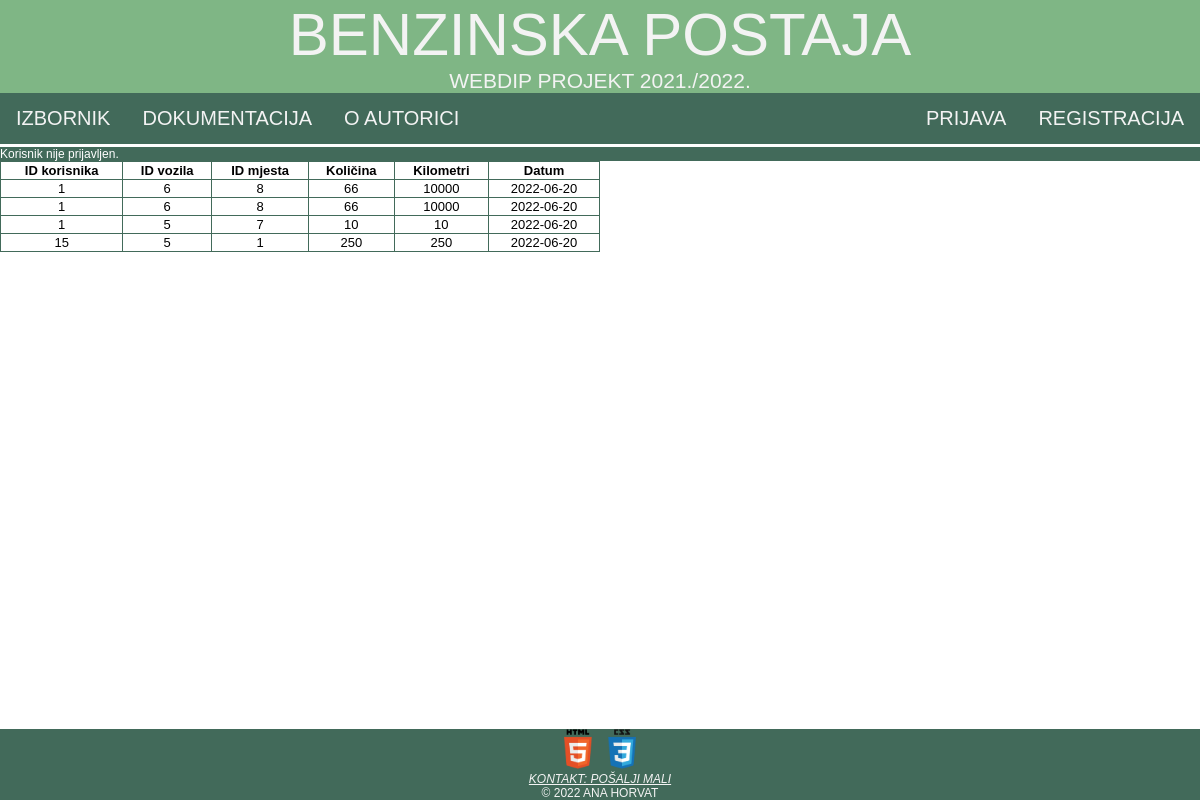
Page /cijelaEvidencija.php on the committed database.
### tables this page shows
CREATE TABLE `tocenje_goriva` (
  `id_korisnika` int(11) NOT NULL,
  `id_vozila` int(11) NOT NULL,
  `id_mjesta_na_benzinskoj` int(11) NOT NULL,
  `kolicina` double NOT NULL,
  `kilometri` int(11) NOT NULL,
  `datum` date NOT NULL
);

### class/baza.class.php (called while the page is built, shortened)
<?php
class Baza {
    private $veza = null;
    function spojiDB() {
        $this->veza = new mysqli(self::server, self::korisnik, self::lozinka, self::baza);
        $this->veza->set_charset("utf8");
        return $this->veza;
    }
    function selectDB($upit) {
        $rezultat = $this->veza->query($upit);
        return $rezultat;
    }
}
?>

### cijelaEvidencija.php (the view, shortened to what this page needs)
<?php
$adresa = $_SERVER["HTTP_HOST"] . $_SERVER["REQUEST_URI"];
require("./class/baza.class.php");
$baza = new Baza();
$baza->spojiDB();
$tablica = "<table style='width:50%'><tr><th>ID korisnika</th><th>ID vozila</th><th>ID mjesta</th><th>Količina</th><th>Kilometri</th><th>Datum</th></tr>\n";
$upit = "SELECT * FROM tocenje_goriva ORDER BY id_korisnika";
$rezultat = $baza->selectDB($upit);
while (list($id_korisnika,$id_vozila,$id_mjesta_na_benzinskoj,$kolicina,$kilometri,$datum) = $rezultat->fetch_array()){
    $tablica.= "<tr><td>$id_korisnika</td><td>$id_vozila</td><td>$id_mjesta_na_benzinskoj</td><td>$kolicina</td><td>$kilometri</td><td>$datum</td></tr>\n";
}
$tablica.= "</table>\n";
?>
<!DOCTYPE html>
<html>
<head>
    <link rel="stylesheet" href="./css/ahorvat3.css" type="text/css" media="screen">
    <link rel="stylesheet" href="./css/print.css" type="text/css" media="print">
</head>
<body>
    <header id="zaglavlje">
        <a class="naslov" href="./index.php">Benzinska postaja</a>
        <br>
        <a class="opis">WebDiP projekt 2021./2022.</a>
    </header>
    <nav>
        <ul id="navigacija">
            <li class="lijevo"><a href="izbornik.php">Izbornik</a></li>
            <li class="lijevo"><a href="dokumentacija.html">Dokumentacija</a></li>
            <li class="lijevo"><a href="o_autoru.html">O autorici</a></li>
            <li class="desno"><a href="registracija.php">Registracija</a></li>
            <li class="desno"><a href="./prijava.php">Prijava</a></li>
        </ul>
    </nav>
    <?php
    if (isset($_SESSION['korisnik'])) {
        echo "<a id=\"prijavljenkor\" href=\"odjava.php\">Trenutno ste prijavljeni kao korisnik $_SESSION[korisnik]. Kliknite ovdje za odjavu.</a>";
    } else {
        echo "<a id=\"prijavljenkor\">Korisnik nije prijavljen.</a>";
    }
    ?>
    <div class="zadnji">
        <?php
            echo $tablica;
        ?>
    </div>
    <footer id="podnozje">
        <a href="https://validator.w3.org/check?uri=<?php echo $adresa ?>" target="_blank"><img class="validacija" src="./materijali/HTML5.png" alt="HTML5 validacija"></a>
        <a href="https://jigsaw.w3.org/css-validator/validator?uri=<?php echo $adresa ?>" target="_blank"> <img class="validacija" src="./materijali/CSS3.png" alt="CSS3 validacija"></a>
        <address>
            <a href="mailto:ahorvat3@foi.hr">Kontakt: pošalji mali</a>
        </address>
        <a>&copy; 2022 Ana Horvat</a>
    </footer>
</body>
</html>

### css/ahorvat3.css (style rules this page uses)
html { font-family: 'Trebuchet MS', 'Lucida Sans Unicode', 'Lucida Grande', 'Lucida Sans', Arial, sans-serif; background-color: #FFFFFF; }
body { width: 100%; margin: 0em; padding: 0em; height: 100%; }
#zaglavlje { background-color: #7FB685; text-align: center; color: #F3F3F3; text-transform: uppercase; }
.naslov { font-size: 60px; text-decoration: none; color: #F3F3F3; }
.opis { font-size: 21px; }
#navigacija { list-style-type: none; margin: 0; padding: 0; overflow: hidden; background-color: #426A5A; }
#navigacija li.lijevo { float: left; }
#navigacija li.desno { float: right; }
#navigacija li a { display: block; color: #F3F3F3; text-align: center; padding: 14px 16px; text-decoration: none; text-transform: uppercase; font-size: 20px; }
#podnozje { font-size: 12px; background-color: #426A5A; text-align: center; color: #F3F3F3; text-transform: uppercase; text-decoration: none; position: fixed; bottom: 0; width: 100%; }
#podnozje a { color: #F3F3F3; }
.validacija { height: 40px; width: 40px; }
.lijevo { text-align: left; }
#prijavljenkor { border-top-color: white; border-top-style: solid; display: block; background-color: #426A5A; color:white; text-decoration: none; text-align: left; font-size: 12px; }
.zadnji { margin-bottom: 10%; }
table, th, td { border: 1px solid #426A5A ; border-collapse: collapse; text-align: center; font-size: small; }

### css/print.css (style rules this page uses)
html { background: white; color: black; font-size: 10px; }
#zaglavlje { display: none; }
#podnozje { display: none; }
#navigacija { display: none; }
a { display: none; }

### rows in the picture
tocenje_goriva: id_korisnika "1", id_vozila "6", id_mjesta_na_benzinskoj "8", kolicina "66", kilometri "10000", datum "2022-06-20"
tocenje_goriva: id_korisnika "1", id_vozila "6", id_mjesta_na_benzinskoj "8", kolicina "66", kilometri "10000", datum "2022-06-20"
tocenje_goriva: id_korisnika "1", id_vozila "5", id_mjesta_na_benzinskoj "7", kolicina "10", kilometri "10", datum "2022-06-20"
tocenje_goriva: id_korisnika "15", id_vozila "5", id_mjesta_na_benzinskoj "1", kolicina "250", kilometri "250", datum "2022-06-20"
